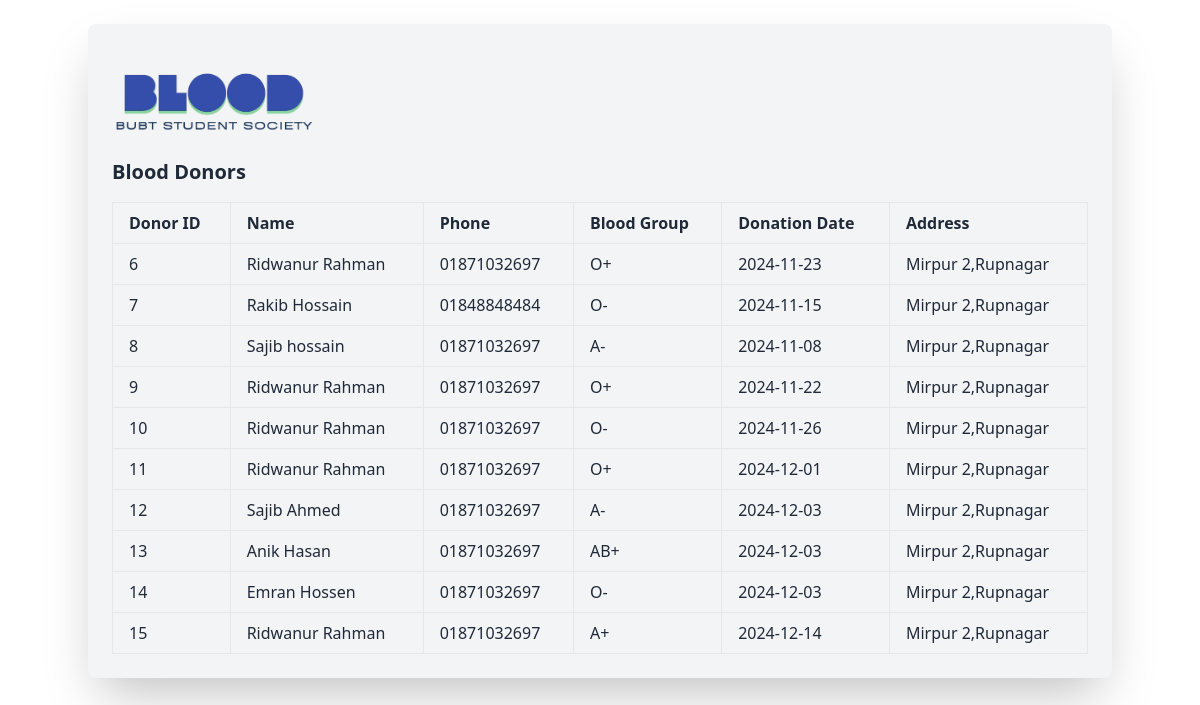
Before: /admin/blood_list.php with the older database file.
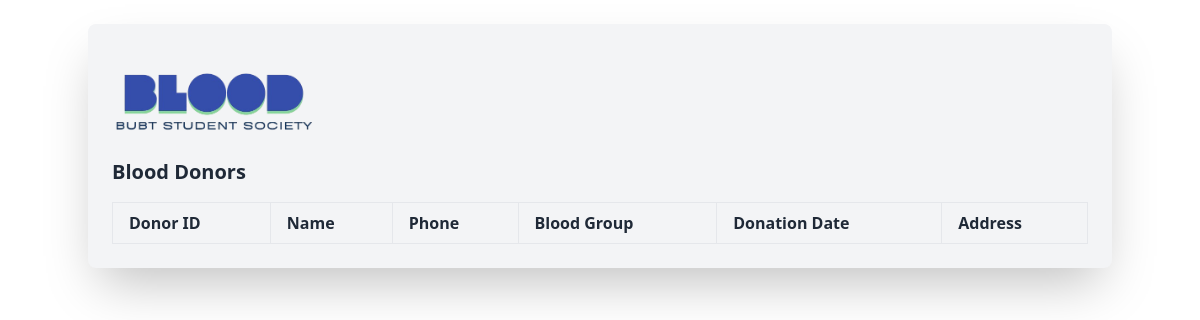
After: the same page with the newer database file.
### tables this page shows
CREATE TABLE `blood_donors` (
  `id` int(11) NOT NULL,
  `name` varchar(100) DEFAULT NULL,
  `phone` varchar(20) DEFAULT NULL,
  `donation_date` date DEFAULT NULL,
  `blood_group` varchar(10) DEFAULT NULL,
  `address` text DEFAULT NULL
);

### admin/blood_list.php (the view, shortened to what this page needs)
<?php
require_once '../includes/db_connect.php';
$donorsStmt = $conn->query("SELECT * FROM blood_donors");
$donors = $donorsStmt->fetchAll(PDO::FETCH_ASSOC);
?>
<!DOCTYPE html>
<html lang="en">
<head>
    <link href="../assets/css/tailwind.css" rel="stylesheet">
<link href="https://cdn.jsdelivr.net/npm/daisyui@4.12.14/dist/full.min.css" rel="stylesheet" type="text/css" />
<script src="https://cdn.tailwindcss.com"></script>
</head>
<body class=" p-6">
    <div class="container mx-auto bg-gray-100 p-6 rounded-lg shadow-2xl">
    <a href="../admin/dashboard.php"><img src="../logo.png" alt="" class="w-full md:w-56 -ml-2"></a>
        <h3 class="text-xl font-semibold mb-4">Blood Donors</h3>
        <table class="table-auto w-full text-left mt-4">
            <thead>
                <tr>
                    <th class="px-4 py-2 border">Donor ID</th>
                    <th class="px-4 py-2 border">Name</th>
                    <th class="px-4 py-2 border">Phone</th>
                    <th class="px-4 py-2 border">Blood Group</th>
                    <th class="px-4 py-2 border">Donation Date</th>
                    <th class="px-4 py-2 border">Address</th>
                </tr>
            </thead>
            <tbody>
                <?php foreach ($donors as $donor): ?>
                    <tr>
                        <td class="px-4 py-2 border"><?php echo $donor['id']; ?></td>
                        <td class="px-4 py-2 border"><?php echo $donor['name']; ?></td>
                        <td class="px-4 py-2 border"><?php echo $donor['phone']; ?></td>
                        <td class="px-4 py-2 border"><?php echo $donor['blood_group']; ?></td>
                        <td class="px-4 py-2 border"><?php echo $donor['donation_date']; ?></td>
                        <td class="px-4 py-2 border"><?php echo $donor['address']; ?></td>
                    </tr>
                <?php endforeach; ?>
            </tbody>
        </table>
    </div>
</body>
</html>

Changed rows visible on the page:
removed blood_donors: id "6", name "Ridwanur Rahman", phone "01871032697", blood_group "O+", donation_date "2024-11-23", address "Mirpur 2,Rupnagar"
removed blood_donors: id "7", name "Rakib Hossain", phone "01848848484", blood_group "O-", donation_date "2024-11-15", address "Mirpur 2,Rupnagar"
removed blood_donors: id "8", name "Sajib hossain", phone "01871032697", blood_group "A-", donation_date "2024-11-08", address "Mirpur 2,Rupnagar"
removed blood_donors: id "9", name "Ridwanur Rahman", phone "01871032697", blood_group "O+", donation_date "2024-11-22", address "Mirpur 2,Rupnagar"
removed blood_donors: id "10", name "Ridwanur Rahman", phone "01871032697", blood_group "O-", donation_date "2024-11-26", address "Mirpur 2,Rupnagar"
removed blood_donors: id "11", name "Ridwanur Rahman", phone "01871032697", blood_group "O+", donation_date "2024-12-01", address "Mirpur 2,Rupnagar"
removed blood_donors: id "12", name "Sajib Ahmed", phone "01871032697", blood_group "A-", donation_date "2024-12-03", address "Mirpur 2,Rupnagar"
removed blood_donors: id "13", name "Anik Hasan", phone "01871032697", blood_group "AB+", donation_date "2024-12-03", address "Mirpur 2,Rupnagar"
removed blood_donors: id "14", name "Emran Hossen", phone "01871032697", blood_group "O-", donation_date "2024-12-03", address "Mirpur 2,Rupnagar"
removed blood_donors: id "15", name "Ridwanur Rahman", phone "01871032697", blood_group "A+", donation_date "2024-12-14", address "Mirpur 2,Rupnagar"
